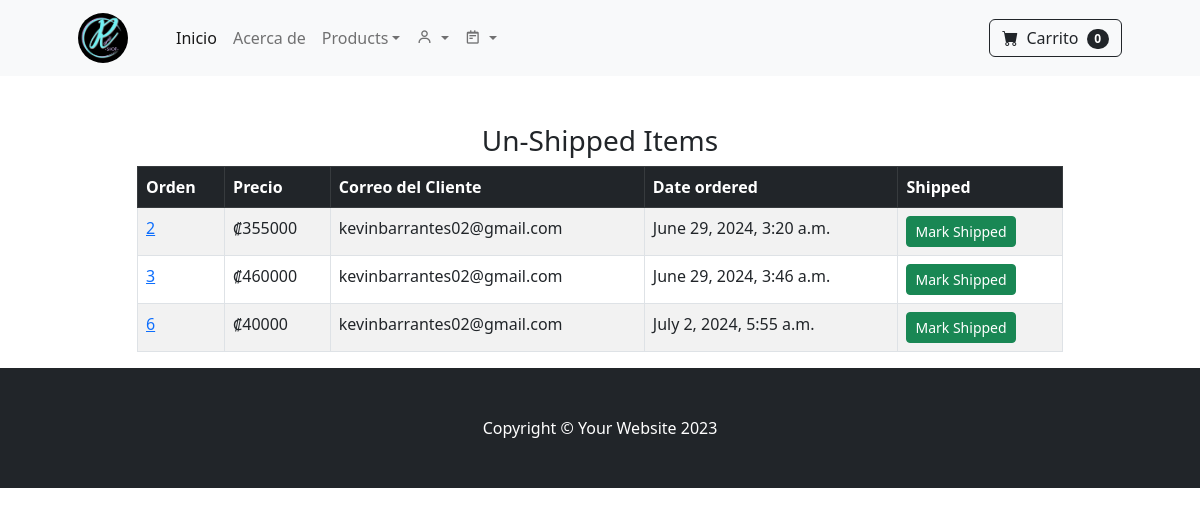
The page /payment/not_shipped_dash/ (signed in) on the database as committed earlier.
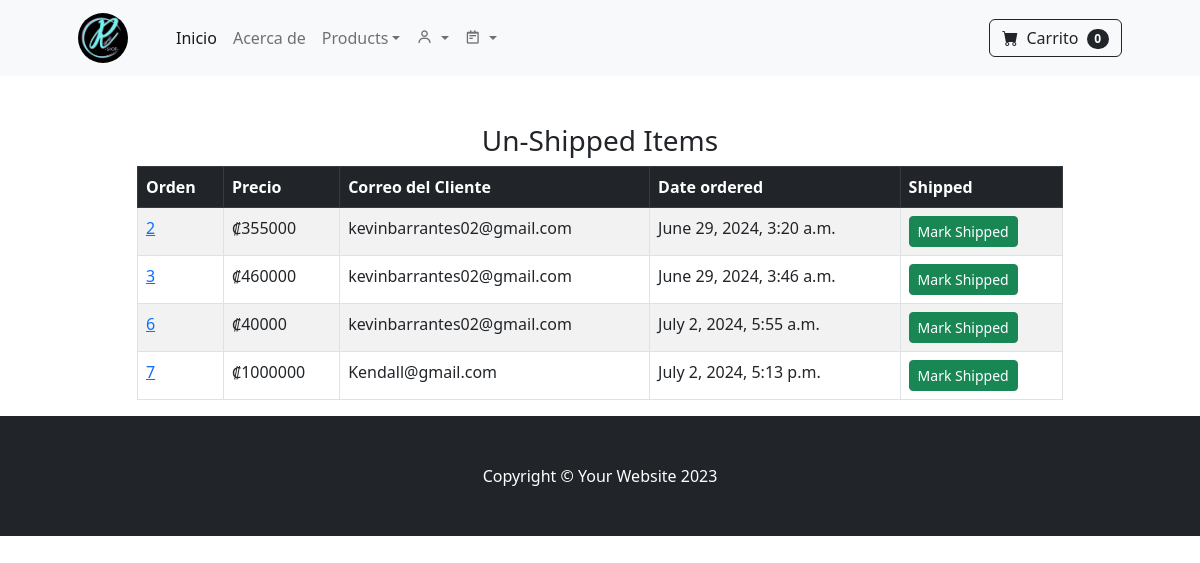
The same page on the database as committed later.
### payment/models.py (models this page shows, shortened)
class Order(models.Model):
    user = models.ForeignKey(User, on_delete=models.CASCADE, null=True, blank=True)
    full_name = models.CharField(max_length=250)
    email = models.EmailField(max_length=250)
    shipping_address = models.TextField(max_length=15000)
    amount_paid = models.IntegerField(default=1)
    date_ordered = models.DateTimeField(auto_now_add=True)
    shipped = models.BooleanField(default=False)
    date_shipped = models.DateTimeField(blank=True, null=True)

### payment/views.py (the view, shortened to what this page needs)
# urls.py: path('not_shipped_dash/', views.not_shipped_dash, name="not_shipped_dash"),
def not_shipped_dash(request):
    if request.user.is_authenticated and request.user.is_superuser:
        orders = Order.objects.filter(shipped=False)
        return render(request, "payment/not_shipped_dash.html", {"orders":orders})
    else:
        messages.success(request, "Access Denied")
        return redirect('home')

### cart/cart.py (called while the page is built)
    def __len__(self):
        return len(self.cart)

### cart/global_processors.py (called while the page is built)
def cart(request):
    return {'cart':Cart(request)}

### store/global_processors.py (called while the page is built)
def navbar_categories(request):
  categories = Category.objects.all()
  return {'categories': categories}

### payment/templates/payment/not_shipped_dash.html (shortened to what this page needs)
{% extends 'base.html' %}
{% block content %}
<div class="container">
    <div class="row justify-content-center">
        <div class="col-lg-10 col-md-12">
            <br/><br/>
            <h3 class="text-center">Un-Shipped Items</h3>
            <div class="table-responsive">
                <table class="table table-striped table-hover table-bordered">
                    <thead class="table-dark">
                        <tr>
                            <th scope="col">Orden</th>
                            <th scope="col">Precio</th>
                            <th scope="col">Correo del Cliente</th>
                            <th scope="col">Date ordered</th>
                            <th scope="col">Shipped</th>
                        </tr>
                    </thead>
                    <tbody>
                        {% for item in orders %}
                        <tr>
                            <td><a href="{% url 'orders' item.id %}">{{ item.id }}</a></td>
                            <td>₡{{ item.amount_paid }}</td>
                            <td>{{ item.email }}</td>
                            <td>{{ item.date_ordered }}</td>
                            <td>
                                <form method="POST">
                                    <button type="Submit" class="btn btn-success btn-sm">Mark Shipped</button>
                                </form>
                            </td>
                        </tr>
                        {% endfor %}
                    </tbody>
                </table>
            </div>
        </div>
    </div>
</div>
{% endblock %}

Rows that differ between the two databases and show on the page:
added Order: id "7", amount_paid "1000000", email "Kendall@gmail.com", date_ordered "July 2, 2024, 5:13 p.m."
